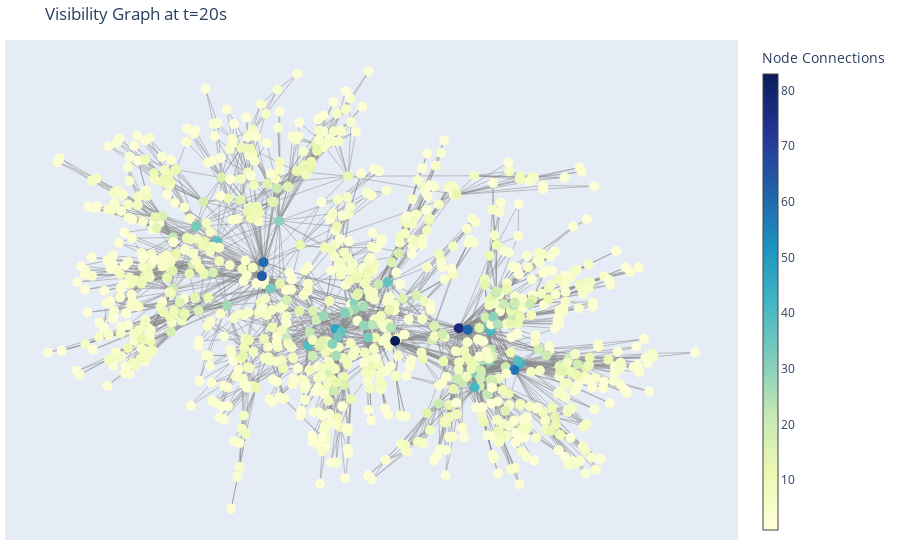

Notebook code for this chart:
### Code cell
# plot visibility graph
pos = nx.spring_layout(G)
edge_x = []
edge_y = []
for edge in G.edges():
    x0, y0 = pos[edge[0]]
    x1, y1 = pos[edge[1]]
    edge_x.append(x0)
    edge_x.append(x1)
    edge_x.append(None)
    edge_y.append(y0)
    edge_y.append(y1)
    edge_y.append(None)
edge_trace = go.Scatter(x=edge_x, y=edge_y, line=dict(width=0.5, color='#888'), hoverinfo='none', mode='lines')
node_x = []
node_y = []
for node in G.nodes():  
    x, y = pos[node]
    node_x.append(x)
    node_y.append(y)
node_trace = go.Scatter(x=node_x, y=node_y, mode='markers', hoverinfo='text', marker=dict(showscale=True, colorscale='YlGnBu', size=10, color=[], colorbar=dict(thickness=15, title='Node Connections', xanchor='left')))
node_trace.marker.color = degree_seq
node_text = [f'Freq Bin {i}<br>Degree {degree_seq[i]}' for i in G.nodes()]
node_trace.text = node_text
fig = go.Figure(data=[edge_trace, node_trace], layout=go.Layout(title=f'Visibility Graph at t={_t}s', showlegend=False, hovermode='closest', margin=dict(b=20,l=5,r=5,t=40), xaxis=dict(showgrid=False, zeroline=False, showticklabels=False), yaxis=dict(showgrid=False, zeroline=False, showticklabels=False)))
fig.show()

### Figure 1 — Plotly figure (JSON) as saved in the notebook; plotly's stock layout.template omitted (floating-point values rounded to 4 significant figures; data arrays with more than 128 entries replaced by an {"elided": "..."} marker saying what was removed)
{"data": [{"hoverinfo": "none", "line": {"color": "#888", "width": 0.5}, "mode": "lines", "type": "scatter", "x": {"elided": "11790 float values"}, "y": {"elided": "11790 float values"}}, {"hoverinfo": "text", "marker": {"color": {"elided": "1025 int values"}, "colorbar": {"thickness": 15, "title": {"text": "Node Connections"}, "xanchor": "left"}, "colorscale": [[0, "rgb(255,255,217)"], [0.125, "rgb(237,248,177)"], [0.25, "rgb(199,233,180)"], [0.375, "rgb(127,205,187)"], [0.5, "rgb(65,182,196)"], [0.625, "rgb(29,145,192)"], [0.75, "rgb(34,94,168)"], [0.875, "rgb(37,52,148)"], [1, "rgb(8,29,88)"]], "showscale": true, "size": 10}, "mode": "markers", "text": {"elided": "1025 str values"}, "type": "scatter", "x": {"elided": "1025 float values"}, "y": {"elided": "1025 float values"}}], "layout": {"hovermode": "closest", "margin": {"b": 20, "l": 5, "r": 5, "t": 40}, "showlegend": false, "title": {"text": "Visibility Graph at t=20s"}, "xaxis": {"showgrid": false, "showticklabels": false, "zeroline": false}, "yaxis": {"showgrid": false, "showticklabels": false, "zeroline": false}}}
